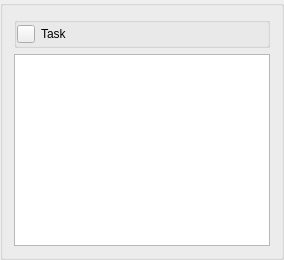
                     <widget class="QGroupBox" name="gb_filter_tasks">
                      <property name="maximumSize">
                       <size>
                        <width>16777215</width>
                        <height>16777215</height>
                       </size>
                      </property>
                      <property name="title">
                       <string/>
                      </property>
                      <layout class="QVBoxLayout" name="verticalLayout_19">
                       <item>
                        <widget class="QGroupBox" name="gb_task_title">
                         <property name="title">
                          <string/>
                         </property>
                         <property name="flat">
                          <bool>true</bool>
                         </property>
                         <layout class="QHBoxLayout" name="horizontalLayout_14">
                          <property name="leftMargin">
                           <number>0</number>
                          </property>
                          <property name="topMargin">
                           <number>0</number>
                          </property>
                          <property name="rightMargin">
                           <number>0</number>
                          </property>
                          <property name="bottomMargin">
                           <number>0</number>
                          </property>
                          <item>
                           <widget class="QPushButton" name="btn_fold_task">
                            <property name="minimumSize">
                             <size>
                              <width>18</width>
                              <height>18</height>
                             </size>
                            </property>
                            <property name="maximumSize">
                             <size>
                              <width>18</width>
                              <height>18</height>
                             </size>
                            </property>
                            <property name="text">
                             <string/>
                            </property>
                            <property name="icon">
                             <iconset resource="ui_resource/ui_resource.qrc">
                              <normaloff>:/icon/arrow_down.png</normaloff>:/icon/arrow_down.png</iconset>
                            </property>
                            <property name="flat">
                             <bool>false</bool>
                            </property>
                           </widget>
                          </item>
                          <item>
                           <widget class="QLabel" name="label_task_title">
                            <property name="text">
                             <string>Task</string>
                            </property>
                           </widget>
                          </item>
                         </layout>
                        </widget>
                       </item>
                       <item>
                        <widget class="QTreeWidget" name="tree_task">
                         <property name="selectionMode">
                          <enum>QAbstractItemView::NoSelection</enum>
                         </property>
                         <property name="indentation">
                          <number>7</number>
                         </property>
                         <attribute name="headerVisible">
                          <bool>false</bool>
                         </attribute>
                         <column>
                          <property name="text">
                           <string notr="true">1</string>
                          </property>
                         </column>
                        </widget>
                       </item>
                      </layout>
                     </widget>
